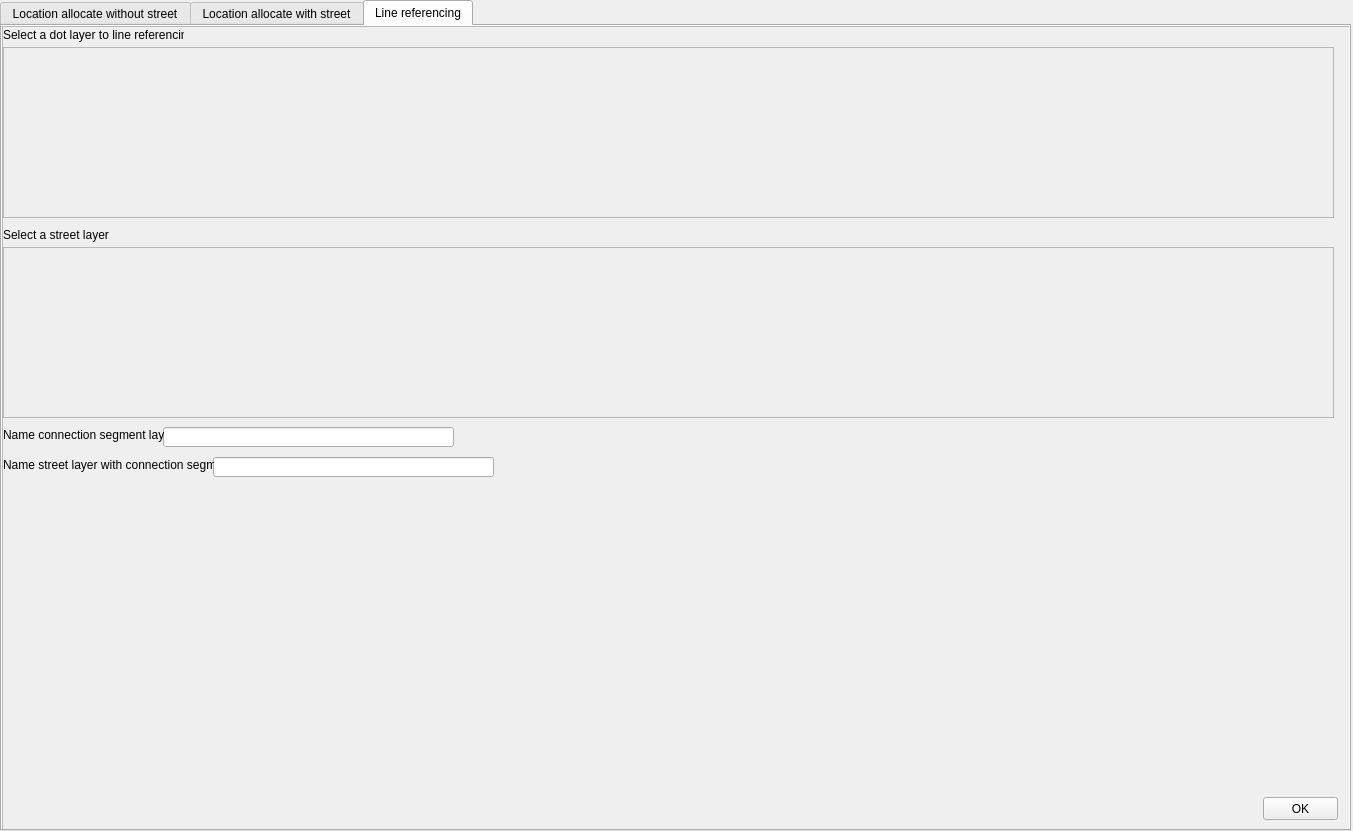
<?xml version="1.0" encoding="UTF-8"?>
<ui version="4.0">
 <class>FacilityLocationDialogBase</class>
 <widget class="QDialog" name="FacilityLocationDialogBase">
  <property name="geometry">
   <rect>
    <x>0</x>
    <y>0</y>
    <width>1353</width>
    <height>831</height>
   </rect>
  </property>
  <property name="windowTitle">
   <string>Facility Location</string>
  </property>
  <widget class="QTabWidget" name="tabWidget">
   <property name="geometry">
    <rect>
     <x>0</x>
     <y>0</y>
     <width>1351</width>
     <height>831</height>
    </rect>
   </property>
   <property name="currentIndex">
    <number>2</number>
   </property>
   <widget class="QWidget" name="tab">
    <attribute name="title">
     <string>Location allocate without street</string>
    </attribute>
    <widget class="QDialogButtonBox" name="button_box">
     <property name="geometry">
      <rect>
       <x>990</x>
       <y>820</y>
       <width>341</width>
       <height>32</height>
      </rect>
     </property>
     <property name="orientation">
      <enum>Qt::Horizontal</enum>
     </property>
     <property name="standardButtons">
      <set>QDialogButtonBox::Cancel|QDialogButtonBox::Ok</set>
     </property>
    </widget>
    <widget class="QScrollArea" name="scrollArea">
     <property name="geometry">
      <rect>
       <x>0</x>
       <y>0</y>
       <width>1351</width>
       <height>811</height>
      </rect>
     </property>
     <property name="widgetResizable">
      <bool>true</bool>
     </property>
     <widget class="QWidget" name="scrollAreaWidgetContents">
      <property name="geometry">
       <rect>
        <x>0</x>
        <y>0</y>
        <width>1349</width>
        <height>809</height>
       </rect>
      </property>
      <widget class="QLabel" name="label">
       <property name="geometry">
        <rect>
         <x>0</x>
         <y>400</y>
         <width>101</width>
         <height>16</height>
        </rect>
       </property>
       <property name="text">
        <string>Number of facilities</string>
       </property>
      </widget>
      <widget class="QLineEdit" name="lineEdit_4">
       <property name="geometry">
        <rect>
         <x>180</x>
         <y>460</y>
         <width>281</width>
         <height>20</height>
        </rect>
       </property>
      </widget>
      <widget class="QLabel" name="label_select_field_2">
       <property name="geometry">
        <rect>
         <x>0</x>
         <y>200</y>
         <width>91</width>
         <height>16</height>
        </rect>
       </property>
       <property name="text">
        <string>Select zone layers</string>
       </property>
      </widget>
      <widget class="QLabel" name="label_select_field">
       <property name="geometry">
        <rect>
         <x>0</x>
         <y>0</y>
         <width>91</width>
         <height>16</height>
        </rect>
       </property>
       <property name="text">
        <string>Select client layers</string>
       </property>
      </widget>
      <widget class="QLineEdit" name="lineEdit">
       <property name="geometry">
        <rect>
         <x>100</x>
         <y>400</y>
         <width>113</width>
         <height>20</height>
        </rect>
       </property>
      </widget>
      <widget class="QPushButton" name="pushButton_senza_strade">
       <property name="geometry">
        <rect>
         <x>1260</x>
         <y>770</y>
         <width>75</width>
         <height>23</height>
        </rect>
       </property>
       <property name="text">
        <string>OK</string>
       </property>
      </widget>
      <widget class="QScrollArea" name="scrollArea_client_tab1">
       <property name="geometry">
        <rect>
         <x>0</x>
         <y>20</y>
         <width>1331</width>
         <height>171</height>
        </rect>
       </property>
       <property name="widgetResizable">
        <bool>true</bool>
       </property>
       <widget class="QWidget" name="scrollAreaWidgetContents_2">
        <property name="geometry">
         <rect>
          <x>0</x>
          <y>0</y>
          <width>1329</width>
          <height>169</height>
         </rect>
        </property>
       </widget>
      </widget>
      <widget class="QScrollArea" name="scrollArea_zone_tab1">
       <property name="geometry">
        <rect>
         <x>0</x>
         <y>220</y>
         <width>1331</width>
         <height>171</height>
        </rect>
       </property>
       <property name="widgetResizable">
        <bool>true</bool>
       </property>
       <widget class="QWidget" name="scrollAreaWidgetContents_3">
        <property name="geometry">
         <rect>
          <x>0</x>
          <y>0</y>
          <width>1329</width>
          <height>169</height>
         </rect>
        </property>
       </widget>
      </widget>
      <widget class="QLineEdit" name="lineEdit_3">
       <property name="geometry">
        <rect>
         <x>110</x>
         <y>430</y>
         <width>291</width>
         <height>20</height>
        </rect>
       </property>
      </widget>
      <widget class="QLabel" name="label_5">
       <property name="geometry">
        <rect>
         <x>0</x>
         <y>460</y>
         <width>181</width>
         <height>16</height>
        </rect>
       </property>
       <property name="text">
        <string>Name of clients to zones paths layer</string>
       </property>
      </widget>
      <widget class="QLabel" name="label_4">
       <property name="geometry">
        <rect>
         <x>0</x>
         <y>430</y>
         <width>111</width>
         <height>16</height>
        </rect>
       </property>
       <property name="text">
        <string>Name Layer Facilities</string>
       </property>
      </widget>
     </widget>
    </widget>
   </widget>
   <widget class="QWidget" name="tab_2">
    <attribute name="title">
     <string>Location allocate with street</string>
    </attribute>
    <widget class="QScrollArea" name="scrollArea_3">
     <property name="geometry">
      <rect>
       <x>0</x>
       <y>0</y>
       <width>1351</width>
       <height>811</height>
      </rect>
     </property>
     <property name="widgetResizable">
      <bool>true</bool>
     </property>
     <widget class="QWidget" name="scrollAreaWidgetContents_5">
      <property name="geometry">
       <rect>
        <x>0</x>
        <y>0</y>
        <width>1349</width>
        <height>809</height>
       </rect>
      </property>
      <widget class="QLabel" name="label_32">
       <property name="geometry">
        <rect>
         <x>0</x>
         <y>600</y>
         <width>91</width>
         <height>16</height>
        </rect>
       </property>
       <property name="text">
        <string>Number of facilities</string>
       </property>
      </widget>
      <widget class="QPushButton" name="pushButton_con_strade">
       <property name="geometry">
        <rect>
         <x>1250</x>
         <y>770</y>
         <width>75</width>
         <height>23</height>
        </rect>
       </property>
       <property name="text">
        <string>OK</string>
       </property>
      </widget>
      <widget class="QLabel" name="label_select_field_9">
       <property name="geometry">
        <rect>
         <x>0</x>
         <y>200</y>
         <width>91</width>
         <height>16</height>
        </rect>
       </property>
       <property name="text">
        <string>Select zone layers</string>
       </property>
      </widget>
      <widget class="QScrollArea" name="scrollArea_street_tab2">
       <property name="geometry">
        <rect>
         <x>0</x>
         <y>420</y>
         <width>1321</width>
         <height>171</height>
        </rect>
       </property>
       <property name="widgetResizable">
        <bool>true</bool>
       </property>
       <widget class="QWidget" name="scrollAreaWidgetContents_13">
        <property name="geometry">
         <rect>
          <x>0</x>
          <y>0</y>
          <width>1319</width>
          <height>169</height>
         </rect>
        </property>
       </widget>
      </widget>
      <widget class="QLabel" name="label_select_field_10">
       <property name="geometry">
        <rect>
         <x>0</x>
         <y>0</y>
         <width>91</width>
         <height>16</height>
        </rect>
       </property>
       <property name="text">
        <string>Select client layers</string>
       </property>
      </widget>
      <widget class="QLineEdit" name="lineEdit_27">
       <property name="geometry">
        <rect>
         <x>100</x>
         <y>600</y>
         <width>113</width>
         <height>20</height>
        </rect>
       </property>
      </widget>
      <widget class="QScrollArea" name="scrollArea_zone_tab2">
       <property name="geometry">
        <rect>
         <x>0</x>
         <y>220</y>
         <width>1321</width>
         <height>171</height>
        </rect>
       </property>
       <property name="widgetResizable">
        <bool>true</bool>
       </property>
       <widget class="QWidget" name="scrollAreaWidgetContents_14">
        <property name="geometry">
         <rect>
          <x>0</x>
          <y>0</y>
          <width>1319</width>
          <height>169</height>
         </rect>
        </property>
       </widget>
      </widget>
      <widget class="QLabel" name="label_20">
       <property name="geometry">
        <rect>
         <x>0</x>
         <y>400</y>
         <width>101</width>
         <height>16</height>
        </rect>
       </property>
       <property name="text">
        <string>Select streets layer</string>
       </property>
      </widget>
      <widget class="QScrollArea" name="scrollArea_client_tab2">
       <property name="geometry">
        <rect>
         <x>0</x>
         <y>20</y>
         <width>1321</width>
         <height>171</height>
        </rect>
       </property>
       <property name="widgetResizable">
        <bool>true</bool>
       </property>
       <widget class="QWidget" name="scrollAreaWidgetContents_15">
        <property name="geometry">
         <rect>
          <x>0</x>
          <y>0</y>
          <width>1319</width>
          <height>169</height>
         </rect>
        </property>
       </widget>
      </widget>
      <widget class="QLineEdit" name="lineEdit_40">
       <property name="geometry">
        <rect>
         <x>110</x>
         <y>630</y>
         <width>261</width>
         <height>20</height>
        </rect>
       </property>
      </widget>
      <widget class="QLabel" name="label_59">
       <property name="geometry">
        <rect>
         <x>0</x>
         <y>660</y>
         <width>181</width>
         <height>16</height>
        </rect>
       </property>
       <property name="text">
        <string>Name of clients to zones paths layer</string>
       </property>
      </widget>
      <widget class="QLineEdit" name="lineEdit_52">
       <property name="geometry">
        <rect>
         <x>180</x>
         <y>660</y>
         <width>251</width>
         <height>20</height>
        </rect>
       </property>
      </widget>
      <widget class="QLabel" name="label_47">
       <property name="geometry">
        <rect>
         <x>0</x>
         <y>630</y>
         <width>101</width>
         <height>16</height>
        </rect>
       </property>
       <property name="text">
        <string>Name of facility layer</string>
       </property>
      </widget>
     </widget>
    </widget>
   </widget>
   <widget class="QWidget" name="tab_3">
    <attribute name="title">
     <string>Line referencing</string>
    </attribute>
    <widget class="QScrollArea" name="scrollArea_2">
     <property name="geometry">
      <rect>
       <x>0</x>
       <y>0</y>
       <width>1351</width>
       <height>811</height>
      </rect>
     </property>
     <property name="widgetResizable">
      <bool>true</bool>
     </property>
     <widget class="QWidget" name="scrollAreaWidgetContents_4">
      <property name="geometry">
       <rect>
        <x>0</x>
        <y>0</y>
        <width>1349</width>
        <height>809</height>
       </rect>
      </property>
      <widget class="QLineEdit" name="lineEdit_5">
       <property name="geometry">
        <rect>
         <x>160</x>
         <y>400</y>
         <width>291</width>
         <height>20</height>
        </rect>
       </property>
      </widget>
      <widget class="QScrollArea" name="scrollArea_dot">
       <property name="geometry">
        <rect>
         <x>0</x>
         <y>20</y>
         <width>1331</width>
         <height>171</height>
        </rect>
       </property>
       <property name="widgetResizable">
        <bool>true</bool>
       </property>
       <widget class="QWidget" name="scrollAreaWidgetContents_17">
        <property name="geometry">
         <rect>
          <x>0</x>
          <y>0</y>
          <width>1329</width>
          <height>169</height>
         </rect>
        </property>
       </widget>
      </widget>
      <widget class="QLabel" name="label_select_field_11">
       <property name="geometry">
        <rect>
         <x>0</x>
         <y>200</y>
         <width>111</width>
         <height>16</height>
        </rect>
       </property>
       <property name="text">
        <string>Select a street layer</string>
       </property>
      </widget>
      <widget class="QLabel" name="label_2">
       <property name="geometry">
        <rect>
         <x>0</x>
         <y>0</y>
         <width>181</width>
         <height>16</height>
        </rect>
       </property>
       <property name="text">
        <string>Select a dot layer to line referencing</string>
       </property>
      </widget>
      <widget class="QLineEdit" name="lineEdit_6">
       <property name="geometry">
        <rect>
         <x>210</x>
         <y>430</y>
         <width>281</width>
         <height>20</height>
        </rect>
       </property>
      </widget>
      <widget class="QScrollArea" name="scrollArea_street_lr">
       <property name="geometry">
        <rect>
         <x>0</x>
         <y>220</y>
         <width>1331</width>
         <height>171</height>
        </rect>
       </property>
       <property name="widgetResizable">
        <bool>true</bool>
       </property>
       <widget class="QWidget" name="scrollAreaWidgetContents_16">
        <property name="geometry">
         <rect>
          <x>0</x>
          <y>0</y>
          <width>1329</width>
          <height>169</height>
         </rect>
        </property>
       </widget>
      </widget>
      <widget class="QLabel" name="label_7">
       <property name="geometry">
        <rect>
         <x>0</x>
         <y>400</y>
         <width>161</width>
         <height>16</height>
        </rect>
       </property>
       <property name="text">
        <string>Name connection segment layer</string>
       </property>
      </widget>
      <widget class="QLabel" name="label_6">
       <property name="geometry">
        <rect>
         <x>0</x>
         <y>430</y>
         <width>211</width>
         <height>16</height>
        </rect>
       </property>
       <property name="text">
        <string>Name street layer with connection segment</string>
       </property>
      </widget>
      <widget class="QPushButton" name="pushButton_line_referencing">
       <property name="geometry">
        <rect>
         <x>1260</x>
         <y>770</y>
         <width>75</width>
         <height>23</height>
        </rect>
       </property>
       <property name="text">
        <string>OK</string>
       </property>
      </widget>
     </widget>
    </widget>
   </widget>
  </widget>
 </widget>
 <resources/>
 <connections/>
</ui>
